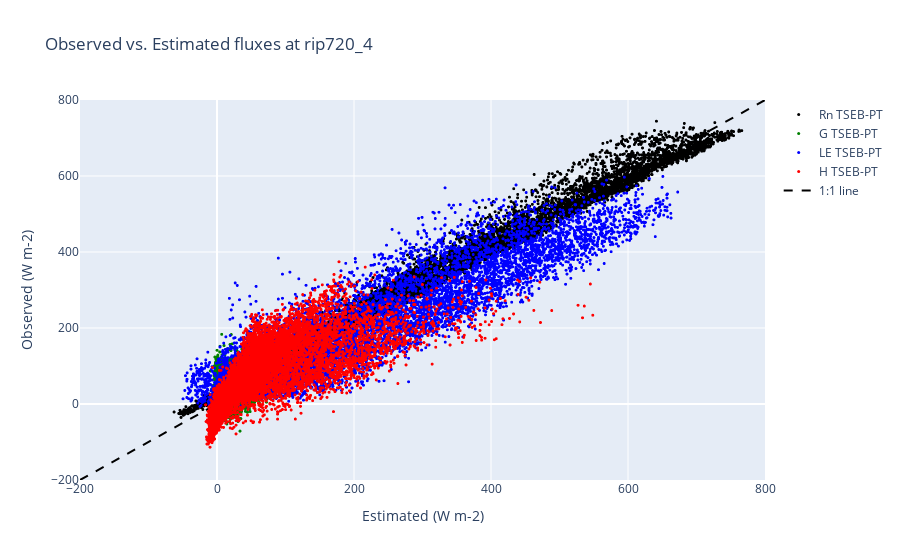

Notebook source saved alongside this figure:
### Code cell
from model_evaluation import double_collocation as dc
from tabulate import tabulate
LE_OBS, H_OBS = w_ebc.value
print(f"Using {LE_OBS} and {H_OBS} fields for validating respectively  LE and H")

le_marker = {"color": "blue", "size": 3}
h_marker = {"color": "red", "size": 3}
g_marker = {"color": "green", "size": 3}
rn_marker = {"color": "black", "size": 3}

fig = go.Figure()

valid_pt = np.logical_and(flag_pt < 5, daytime)


fig.add_trace(go.Scattergl(x=netrad_pt[valid_pt], y=ec.loc[valid_pt, "NETRAD"], 
                         name="Rn TSEB-PT", mode="markers", marker=rn_marker),)


fig.add_trace(go.Scattergl(x=g_pt[valid_pt], y=ec.loc[valid_pt, "G"], 
                         name="G TSEB-PT", mode="markers", marker=g_marker))

fig.add_trace(go.Scattergl(x=le_pt[valid_pt], y=ec.loc[valid_pt, LE_OBS], 
                         name="LE TSEB-PT", mode="markers", marker=le_marker))


fig.add_trace(go.Scattergl(x=h_pt[valid_pt], y=ec.loc[valid_pt, H_OBS], 
                         name="H TSEB-PT", mode="markers", marker=h_marker))

fig.add_trace(go.Scatter(x=[-200, 800], y=[-200, 800], mode="lines", name="1:1 line", line={"color": "black", "dash": "dash"}))

fig.update_layout(title_text=f"Observed vs. Estimated fluxes at {site}",
                  yaxis_range=[-200, 800], xaxis_range=[-200, 800], 
                  xaxis_title="Estimated (W m-2)", yaxis_title="Observed (W m-2)")

### Figure 1 — Plotly figure (JSON) as saved in the notebook; plotly's stock layout.template omitted (floating-point values rounded to 4 significant figures; data arrays with more than 128 entries replaced by an {"elided": "..."} marker saying what was removed)
{"data": [{"marker": {"color": "black", "size": 3}, "mode": "markers", "name": "Rn TSEB-PT", "type": "scattergl", "x": {"elided": "8837 float values"}, "y": {"elided": "8837 float values"}}, {"marker": {"color": "green", "size": 3}, "mode": "markers", "name": "G TSEB-PT", "type": "scattergl", "x": {"elided": "8837 float values"}, "y": {"elided": "8837 float values"}}, {"marker": {"color": "blue", "size": 3}, "mode": "markers", "name": "LE TSEB-PT", "type": "scattergl", "x": {"elided": "8837 float values"}, "y": {"elided": "8837 float values"}}, {"marker": {"color": "red", "size": 3}, "mode": "markers", "name": "H TSEB-PT", "type": "scattergl", "x": {"elided": "8837 float values"}, "y": {"elided": "8837 float values"}}, {"line": {"color": "black", "dash": "dash"}, "mode": "lines", "name": "1:1 line", "type": "scatter", "x": [-200, 800], "y": [-200, 800]}], "layout": {"title": {"text": "Observed vs. Estimated fluxes at rip720_4"}, "xaxis": {"range": [-200, 800], "title": {"text": "Estimated (W m-2)"}}, "yaxis": {"range": [-200, 800], "title": {"text": "Observed (W m-2)"}}}}
